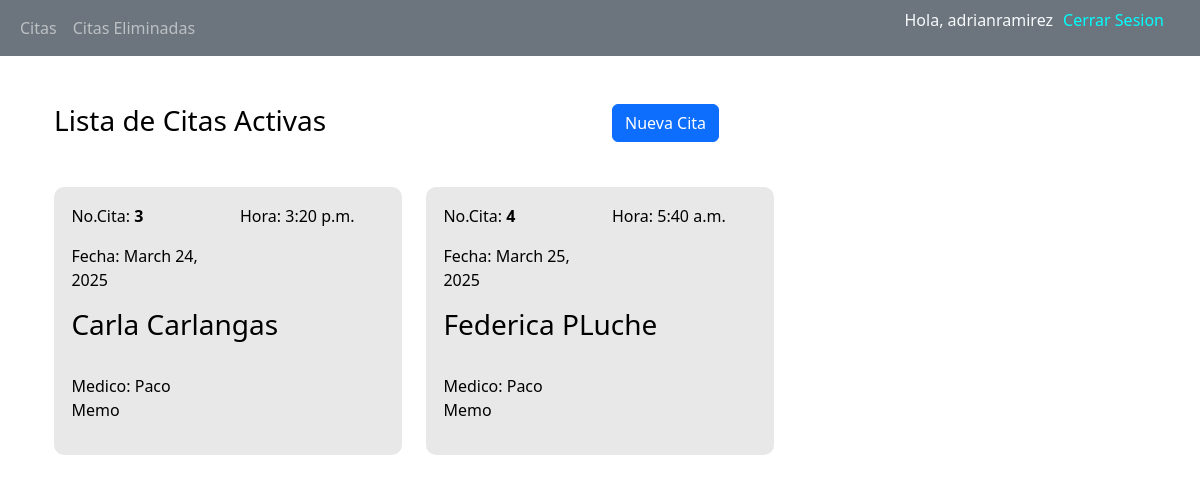
Page /citas/ (signed in) on the committed database.
### CitasApp/models.py (models this page shows, shortened)
class Cita(models.Model):
    fecha = models.DateField()
    hora = models.TimeField()
    paciente = models.TextField()
    tipo = models.CharField(max_length=20, choices=[
        ('1', 'Consulta'),
        ('2', 'Servicio'),
        ('3', 'Tratamiento'),
        ('4', 'Otro')
    ])
    medico = models.TextField()
    numerocita = models.IntegerField()
    estatus = models.BooleanField(default=True)
    class Meta:
        verbose_name = 'cita'
        verbose_name_plural = 'citas'

### CitasApp/views.py (the view)
# urls.py: path('citas/', views.inicio, name='inicio'),
@login_required
def inicio(request):
    citas_form = CitaForm()
    lista_citas = Cita.objects.filter(estatus=True)
    context = {
        "citas": lista_citas,
        "citas_form": citas_form
    }
    return render(request, 'CitasApp/citas.html', context)

### CitasApp/forms.py (called while the page is built)
    def format_value(self, value):
        if isinstance(value, str):
            try:
                value = datetime.strptime(value, '%Y-%m-%d').date()
            except ValueError:
                pass
        return value

### CitasApp/templates/CitasApp/citas.html (shortened to what this page needs)
{% extends "CitasApp/base.html" %}
{% block content %}
{% load static %}
<div class="container">
    <div class="col">
        <div class="container-fluid">
            <div class="row">
                <div class="col">
                    <h3 class="d-flex align-items-center float-left">Lista de Citas Activas</h3>
                </div>
                <div class="col">
                    <button type="button" class="btn btn-primary d-flex float-right" data-bs-toggle="modal" data-bs-target="#generarCitaModal">Nueva Cita</button>
                </div>
            </div>
        </div>
        <br>
        <div class="container-fluid">
            <div class="row">
                <div class="col">
                    <div class="row">
                        {% if citas %}
                                {% for cita in citas %}
                                    <div class="col-md-4">
                                        <a href="{% url 'editar_eliminar_cita' cita.id %}">
                                            <div class="cita-card">
                                                <div class="cita-header">
                                                    <div class="row">
                                                        <div class="col">
                                                            <p>No.Cita: <b>{{ cita.numerocita }}</b></p>
                                                            <p class="d-flex align-items-center float-left">Fecha: {{ cita.fecha }}</p>
                                                        </div>
                                                        <div class="col">
                                                            <p class="d-flex align-items-center float-right">Hora: {{ cita.hora }}</p>
                                                        </div>
                                                    </div>
                                                </div>
                                                <div class="cita-content">
                                                    <div class="row"><div class="col"><h3>{{ cita.paciente }}</h3></div></div>
                                                    <br>
                                                    <div class="row">
                                                        <div class="col">
                                                            <p class="d-flex align-items-center float-left">Medico: {{ cita.medico }}</p>
                                                        </div>
                                                        <div class="col">
                                                        </div>
                                                    </div>
                                                </div>
                                            </div>
                                        </a>
                                    </div>
                                {% endfor %}
                        {% endif %}
                    </div>
                </div>
            </div>
        </div>
    </div>
</div>
{% endblock %}

### CitasApp/templates/CitasApp/base.html (shortened to what this page needs)
<!DOCTYPE html>
<html lang="es">
<head>
    {% load static %}
    <link href="https://cdn.jsdelivr.net/npm/bootstrap@5.3.0-alpha1/dist/css/bootstrap.min.css" rel="stylesheet">
    <link rel="stylesheet" href="{% static 'CitasApp/css/estilos.css' %}">
</head>
<body>
    <nav class="navbar navbar-expand-sm bg-secondary navbar-dark mb-5">
        <div class="container-fluid">
            <div class="row w-100">
                <div class="col">
                    <ul class="navbar-nav">
                        <li class="nav-item">
                            <a class="nav-link" href="{% url 'inicio' %}">Citas</a>
                        </li>
                        <li class="nav-item">
                            <a class="nav-link" href="{% url 'citas_eliminadas' %}">Citas Eliminadas</a>
                        </li>
                    </ul>
                </div>
                <div class="col d-flex justify-content-end">
                    {% if user.is_authenticated %}
                        <div class="d-flex">
                            <span class="text-light" style="margin-right: 10px;">Hola, {{ user.username }}</span>
                            <a class="nav-link mr-5" href="{% url 'singout' %}" style="color: #00ffff;">Cerrar Sesion</a>
                        </div>
                    {% endif %}
                </div>
            </div>
        </div>
    </nav>
    <div class="container-fluid">
        {% block content %}
        {% endblock %}
    </div>
</body>
</html>

### CitasApp/static/CitasApp/css/estilos.css (style rules this page uses)
a { text-decoration: none; }
p, h3 { color: #000; }
.cita-card { background-color: #9e9e9e3d; padding: 5%; border-radius: 10px; margin-top: 5%; }

### rows in the picture
Cita: numerocita "3", fecha "March 24, 2025", hora "3:20 p.m.", paciente "Carla Carlangas", medico "Paco Memo"
Cita: numerocita "4", fecha "March 25, 2025", hora "5:40 a.m.", paciente "Federica PLuche", medico "Paco Memo"

### other values in the picture
{{ user.username }} "adrianramirez"
